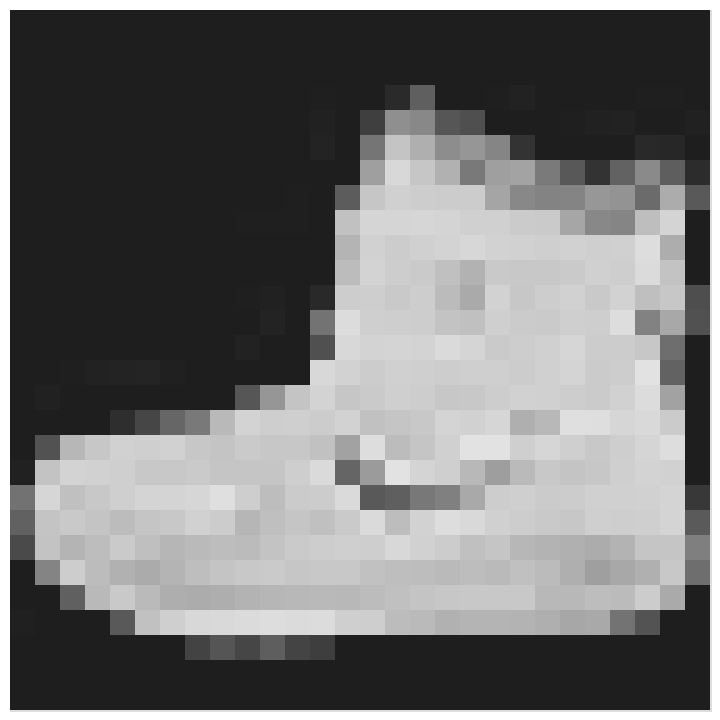

This figure's notebook cell:
### Code cell
vis.imshow(x_train_conv[:1].squeeze())

### Figure 1 — Vega-Lite specification as saved in the notebook (floating-point values rounded to 4 significant figures; data arrays with more than 128 entries replaced by an {"elided": "..."} marker saying what was removed)
{"$schema": "https://vega.github.io/schema/vega-lite/v2.4.3.json", "config": {"view": {"height": 300, "width": 400}}, "data": {"values": {"elided": "784 records"}}, "encoding": {"color": {"field": "value", "legend": null, "scale": {"scheme": "greys"}, "sort": "descending", "type": "quantitative"}, "tooltip": [{"field": "value", "type": "quantitative"}], "x": {"axis": null, "field": "w", "type": "nominal"}, "y": {"axis": null, "field": "h", "type": "nominal"}}, "height": 350, "mark": "rect", "title": "", "width": 350}
